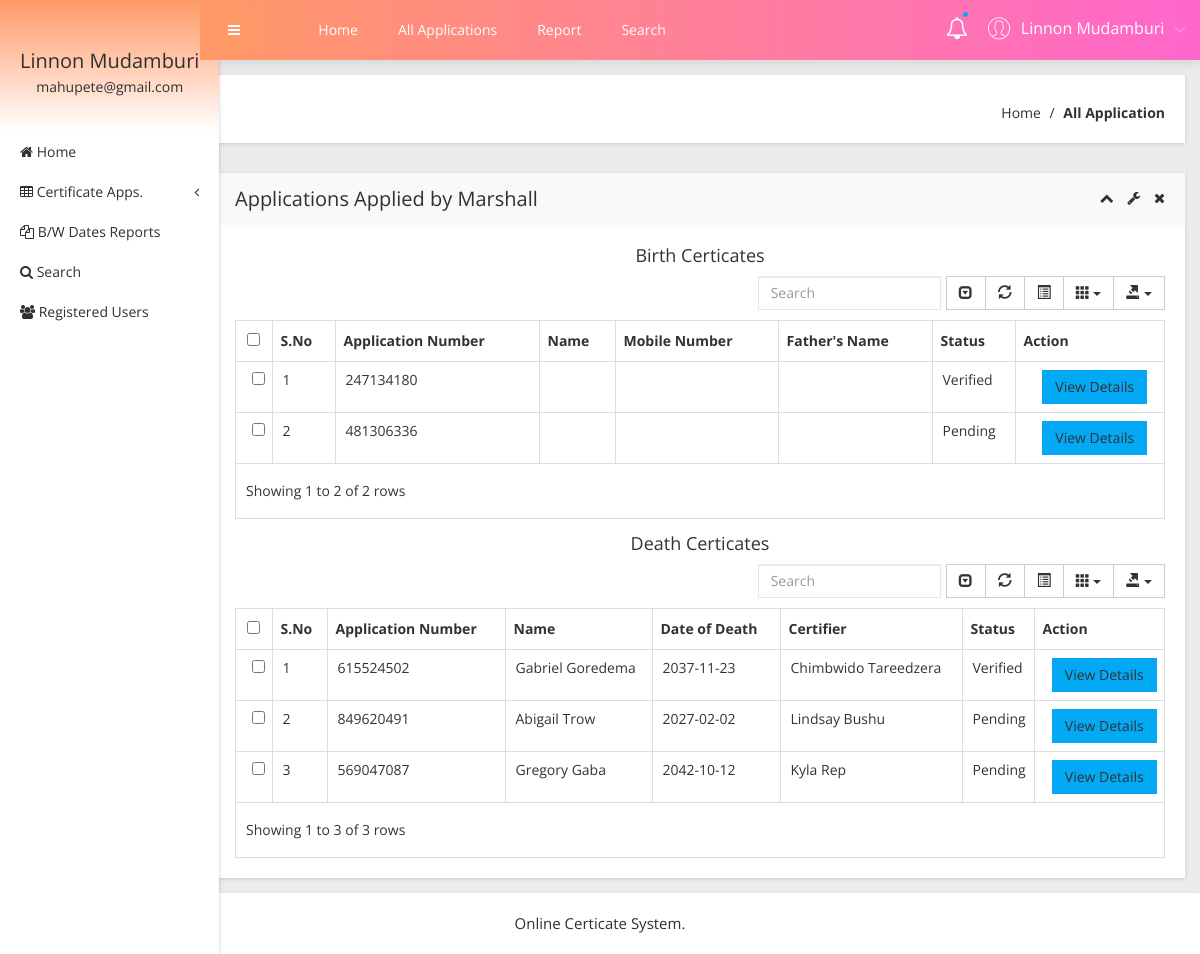
/obcs/admin/users-applications.php?userid=5&&fname=Marshall (signed in), run on the app's committed database.
### tables this page shows
CREATE TABLE `tblapplication` (
  `ID` int(10) NOT NULL,
  `UserID` int(5) NOT NULL,
  `ApplicationID` varchar(200) DEFAULT NULL,
  `DateofBirth` varchar(200) DEFAULT NULL,
  `Gender` varchar(50) DEFAULT NULL,
  `ChildFirstNames` varchar(200) DEFAULT NULL,
  `PlaceofBirth` varchar(200) DEFAULT NULL,
  `FatherFirstNames` varchar(200) DEFAULT NULL,
  `MotherFirstNames` varchar(120) DEFAULT NULL,
  `childLastName` varchar(100) NOT NULL,
  `FatherLastName` varchar(100) NOT NULL,
  `FatherPob` varchar(100) NOT NULL,
  `FatherID` varchar(200) DEFAULT NULL,
  `Dateofapply` timestamp NULL DEFAULT CURRENT_TIMESTAMP,
  `Remark` varchar(200) DEFAULT NULL,
  `Status` varchar(50) DEFAULT NULL,
  `UpdationDate` timestamp NULL DEFAULT NULL ON UPDATE CURRENT_TIMESTAMP,
  `BirthRecordNo` int(50) DEFAULT NULL,
  `InformantAddress` varchar(100) DEFAULT NULL,
  `InformantQualification` varchar(100) DEFAULT NULL,
  `InformantName` varchar(50) DEFAULT NULL,
  `MotherLastName` varchar(50) DEFAULT NULL,
  `MotherID` varchar(50) DEFAULT NULL,
  `MotherPob` varchar(100) NOT NULL
);

CREATE TABLE `dthapplication` (
  `ID` int(11) NOT NULL,
  `UserID` int(11) NOT NULL,
  `ApplicationID` int(11) NOT NULL,
  `Gender` varchar(20) NOT NULL,
  `FullName` varchar(100) NOT NULL,
  `DateofBirth` varchar(100) NOT NULL,
  `MaritalStatus` varchar(100) NOT NULL,
  `Occupation` varchar(100) NOT NULL,
  `PermanentAdd` varchar(100) NOT NULL,
  `DateofDeath` varchar(100) NOT NULL,
  `PlaceofDeath` varchar(100) NOT NULL,
  `CauseOfDeath` varchar(100) NOT NULL,
  `Certifier` varchar(100) NOT NULL,
  `Dateofapply` timestamp NOT NULL DEFAULT CURRENT_TIMESTAMP,
  `Remark` varchar(100) DEFAULT NULL,
  `Status` varchar(100) DEFAULT NULL,
  `UpdationDate` timestamp NULL DEFAULT NULL
);

### obcs/admin/users-applications.php (the view, shortened to what the rows shown need)
<?php
include('includes/dbconnection.php');
if (strlen($_SESSION['obcsaid']==0)) {
  header('location:logout.php');
  } else{
  ?>
<!doctype html>
<html class="no-js" lang="en">
<head>
    <link rel="stylesheet" href="css/bootstrap.min.css">
    <link rel="stylesheet" href="css/font-awesome.min.css">
    <link rel="stylesheet" href="css/adminpro-custon-icon.css">
    <link rel="stylesheet" href="css/meanmenu.min.css">
    <link rel="stylesheet" href="css/jquery.mCustomScrollbar.min.css">
    <link rel="stylesheet" href="css/animate.css">
    <link rel="stylesheet" href="css/data-table/bootstrap-table.css">
    <link rel="stylesheet" href="css/data-table/bootstrap-editable.css">
    <link rel="stylesheet" href="css/normalize.css">
    <link rel="stylesheet" href="css/c3.min.css">
    <link rel="stylesheet" href="style.css">
    <link rel="stylesheet" href="css/responsive.css">
</head>
<body class="materialdesign">
    <div class="wrapper-pro">
      <?php include_once('includes/sidebar.php');?>
        <?php include_once('includes/header.php');?>
            <div class="data-table-area mg-b-15">
                <div class="container-fluid">
                    <div class="row">
                        <div class="col-lg-12">
                            <div class="sparkline13-list shadow-reset">
                                <div class="sparkline13-hd">
                                    <div class="main-sparkline13-hd">
                                        <h1>Applications Applied by <?php echo $_GET['fname'];?></h1>
                                    </div>
                                </div>
                                <div class="sparkline13-graph">
                                    <div class="datatable-dashv1-list custom-datatable-overright">
                                        <table id="table" data-toggle="table" data-pagination="true" data-search="true" data-show-columns="true" data-show-pagination-switch="true" data-show-refresh="true" data-key-events="true" data-show-toggle="true" data-resizable="true" data-cookie="true" data-cookie-id-table="saveId" data-show-export="true" data-click-to-select="true" data-toolbar="#toolbar">
                                            <thead>
                                                <tr>
                                                    <th>S.No</th>
                                                    <th>Application Number</th>
                                                    <th>Name</th>
                                                    <th >Mobile Number</th>
                                                    <th>Father's Name</th>
                                                    <th>Status</th>
                                                    <th data-field="action">Action</th>
                                                </tr>
                                            </thead>
                                            <tbody>
                                              <?php
$uid=$_GET['userid'];
$sql="SELECT * from tblapplication where UserID='$uid'";
$query = $dbh -> prepare($sql);
$query->execute();
$results=$query->fetchAll(PDO::FETCH_OBJ);
$cnt=1;
if($query->rowCount() > 0)
{
foreach($results as $row)
{               ?>
                                                <tr>
                                                    <td><?php echo htmlentities($cnt);?></td>
                                                    <td><?php  echo htmlentities($row->ApplicationID);?></td>
                                                    <td><?php  echo htmlentities($row->FullName);?></td>
                                                   <td><?php  echo htmlentities($row->MobileNumber);?></td>
                                                    <td><?php  echo htmlentities($row->NameofFather);?></td>
                                                  <?php if($row->Status==""){ ?>
                     <td><?php echo "Pending"; ?></td>
<?php } else { ?>                  <td><?php  echo htmlentities($row->Status);?>
                  </td>
                  <?php } ?>
                                                    <td class="datatable-ct"><a href="view-application-detail.php?viewid=<?php echo htmlentities ($row->ID);?>" class="btn btn-primary">View Details</a>
                                                    </td>
                                                </tr>
                                             <?php $cnt=$cnt+1;}} ?>
                                            </tbody>
                                        </table>
                                        <table id="table" data-toggle="table" data-pagination="true" data-search="true" data-show-columns="true" data-show-pagination-switch="true" data-show-refresh="true" data-key-events="true" data-show-toggle="true" data-resizable="true" data-cookie="true" data-cookie-id-table="saveId" data-show-export="true" data-click-to-select="true" data-toolbar="#toolbar">
                                            <thead>
                                                <tr>
                                                    <th>S.No</th>
                                                    <th>Application Number</th>
                                                    <th>Name</th>
                                                    <th >Date of Death</th>
                                                    <th>Certifier</th>
                                                    <th>Status</th>
                                                    <th data-field="action">Action</th>
                                                </tr>
                                            </thead>
                                            <tbody>
                                              <?php
$uid=$_GET['userid'];
$sql="SELECT * from dthapplication where UserID='$uid'";
$query = $dbh -> prepare($sql);
$query->execute();
$results=$query->fetchAll(PDO::FETCH_OBJ);
$cnt=1;
if($query->rowCount() > 0)
{
foreach($results as $row)
{               ?>
                                                <tr>
                                                    <td><?php echo htmlentities($cnt);?></td>
                                                    <td><?php  echo htmlentities($row->ApplicationID);?></td>
                                                    <td><?php  echo htmlentities($row->FullName);?></td>
                                                   <td><?php  echo htmlentities($row->DateofDeath);?></td>
                                                    <td><?php  echo htmlentities($row->Certifier);?></td>
                                                  <?php if($row->Status==""){ ?>
                     <td><?php echo "Pending"; ?></td>
<?php } else { ?>                  <td><?php  echo htmlentities($row->Status);?>
                  </td>
                  <?php } ?>
                                                    <td class="datatable-ct"><a href="view-death-application-detail.php?viewid=<?php echo htmlentities ($row->ID);?>" class="btn btn-primary">View Details</a>
                                                    </td>
                                                </tr>
                                             <?php $cnt=$cnt+1;}} ?>
                                            </tbody>
                                        </table>
                                    </div>
                                </div>
                            </div>
                        </div>
                    </div>
                </div>
            </div>
        </div>
    </div>
</body>
</html><?php }  ?>

### obcs/admin/includes/sidebar.php (shortened to what the rows shown need)
     <?php
include('includes/dbconnection.php');
if (strlen($_SESSION['obcsaid']==0)) {
  header('location:logout.php');
  } else{
  ?>
  <div class="left-sidebar-pro">
            <nav id="sidebar">
                <div class="sidebar-header">
                    <?php
$aid=$_SESSION['obcsaid'];
$sql="SELECT AdminName,Email from  tbladmin where ID=:aid";
$query = $dbh -> prepare($sql);
$query->bindParam(':aid',$aid,PDO::PARAM_STR);
$query->execute();
$results=$query->fetchAll(PDO::FETCH_OBJ);
$cnt=1;
if($query->rowCount() > 0)
{
foreach($results as $row)
{               ?>
                    <h3> <?php  echo $row->AdminName;?></h3>
                    <p> <?php  echo $row->Email;?></p>
                  <?php $cnt=$cnt+1;}} ?>
                </div>
            </nav>
        </div>
        <?php }  ?>

### obcs/admin/includes/header.php (shortened to what the rows shown need)
      <?php
include('includes/dbconnection.php');
if (strlen($_SESSION['obcsaid']==0)) {
  header('location:logout.php');
  } else{
  ?>
 <div class="content-inner-all">
            <div class="header-top-area">
                <div class="fixed-header-top">
                    <div class="container-fluid">
                        <div class="row">
                            <div class="col-lg-5 col-md-5 col-sm-6 col-xs-12">
                                <div class="header-right-info">
                                    <ul class="nav navbar-nav mai-top-nav header-right-menu">
                                        <li class="nav-item">
                                            <a href="#" data-toggle="dropdown" role="button" aria-expanded="false" class="nav-link dropdown-toggle">
                                                <?php
$aid=$_SESSION['obcsaid'];
$sql="SELECT AdminName,Email from  tbladmin where ID=:aid";
$query = $dbh -> prepare($sql);
$query->bindParam(':aid',$aid,PDO::PARAM_STR);
$query->execute();
$results=$query->fetchAll(PDO::FETCH_OBJ);
$cnt=1;
if($query->rowCount() > 0)
{
foreach($results as $row)
{               ?>
                                                <span class="adminpro-icon adminpro-user-rounded header-riht-inf"></span>
                                                <span class="admin-name"><?php  echo $row->AdminName;?></span>
                                                <span class="author-project-icon adminpro-icon adminpro-down-arrow"></span><?php $cnt=$cnt+1;}} ?>
                                            </a>
                                        </li>
                                    </ul>
                                </div>
                            </div>
                        </div>
                    </div>
                </div>
            </div><?php }  ?>

### data on the page
tblapplication: ApplicationID "247134180", Status "Verified"
tblapplication: ApplicationID "481306336", shows "Pending"
dthapplication: ApplicationID "615524502", FullName "Gabriel Goredema", DateofDeath "2037-11-23", Certifier "Chimbwido Tareedzera", Status "Verified"
dthapplication: ApplicationID "849620491", FullName "Abigail Trow", DateofDeath "2027-02-02", Certifier "Lindsay Bushu", shows "Pending"
dthapplication: ApplicationID "569047087", FullName "Gregory Gaba", DateofDeath "2042-10-12", Certifier "Kyla Rep", shows "Pending"

### other printed values
$row->AdminName "Linnon Mudamburi"
$row->Email "mahupete@gmail.com"
$_GET['fname'] "Marshall"
